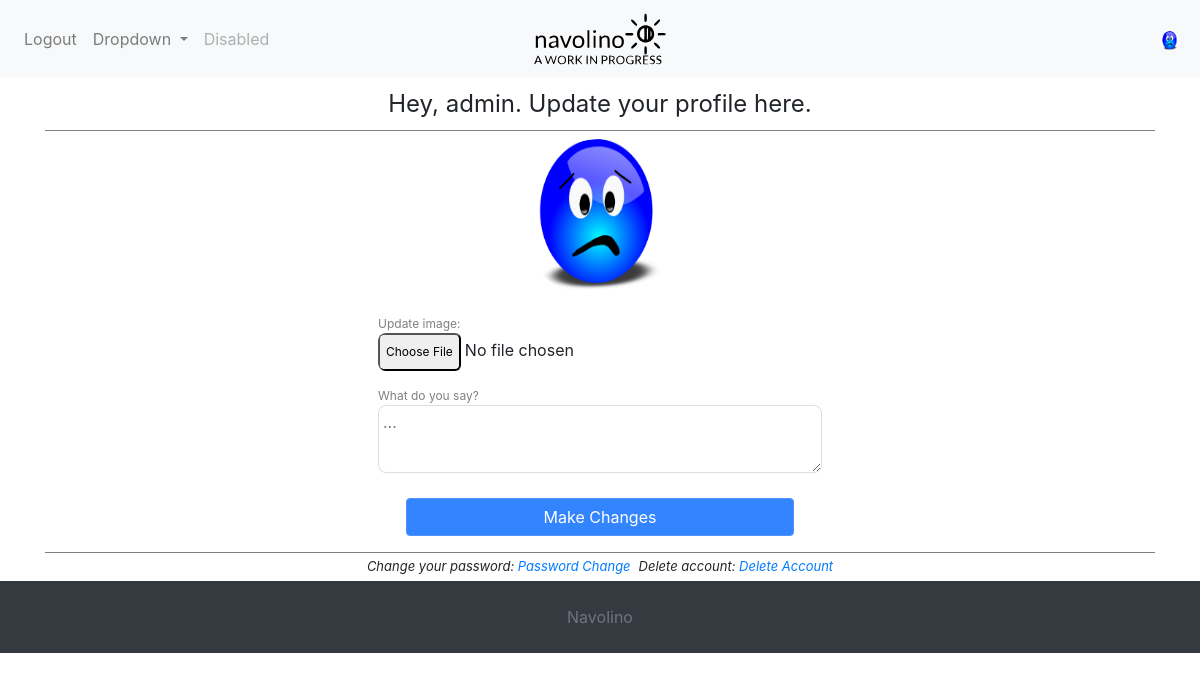
The page /private-profile/ (signed in) on the database as committed earlier.
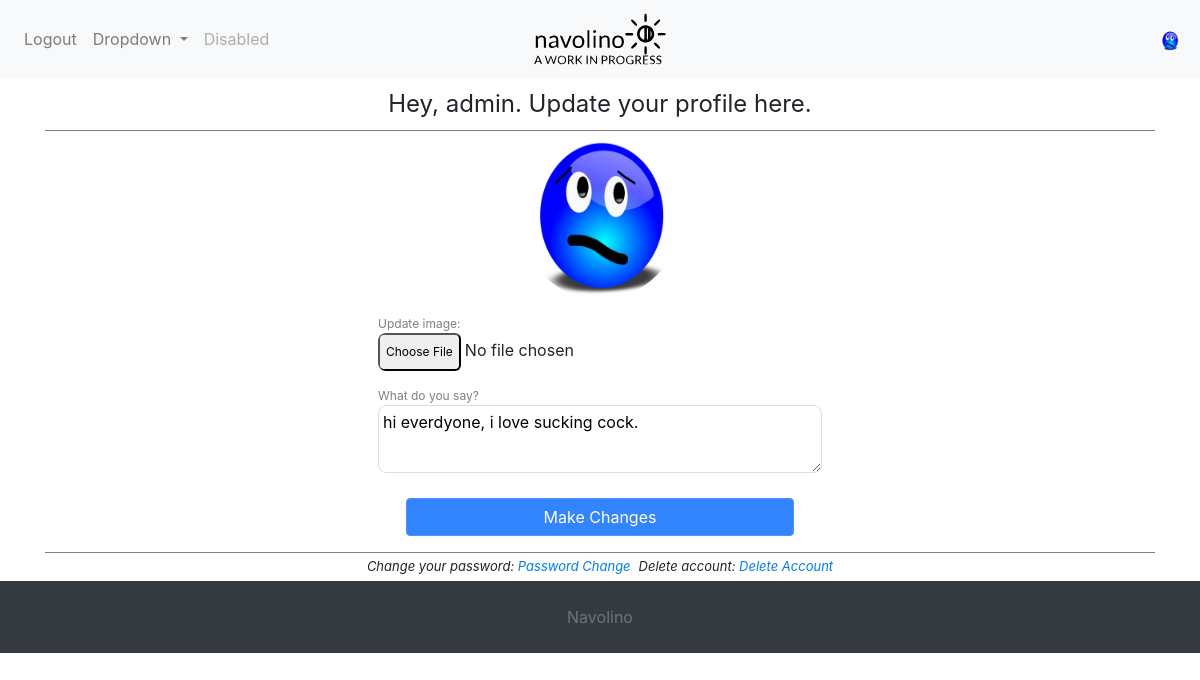
The same page on the database as committed later.
### project/apps/users/models.py (models this page shows)
class User(AbstractUser):
	is_active = models.BooleanField(_('active'), default=True)
	email = models.EmailField(_('email address'), unique=True)
	USERNAME_FIELD = 'email'
	REQUIRED_FIELDS = ['username']
	image = models.ImageField(default=variables.random_image,
		upload_to='profile_pics')
	bio = models.CharField(max_length=variables.MAX_BIO_LENGTH, blank=True,
		null =True)
	joined = models.DateTimeField(default = timezone.now)
	objects = CustomUserManager()

### project/apps/users/views.py (the view)
# urls.py: path('private-profile/', profile, name ='private_profile'),
@login_required()
def profile(request):
	if request.method == 'POST':
		user_form = UserUpdateForm(request.POST, instance=request.user)
		user_file_form = UserFileForm(request.POST, request.FILES,
			instance= request.user)
		if user_form.is_valid() and user_file_form.is_valid():
			user_form.save()
			user_file_form.save()
			messages.success(request, f'Update successful, thank you.')
			return redirect('private_profile')
	else:
		user_form = UserUpdateForm(instance =request.user)
		user_file_form = UserFileForm(instance= request.user)
	context = {'u_form': user_form,
	'p_form': user_file_form}
	return render(request, 'users/profile.html', context)

### project/apps/users/forms.py (shortened to what this page needs)
class UserUpdateForm(forms.ModelForm):
	error_messages = {
	'profanity': _("No profanity, please."),
	}
	class Meta:
		model = UserModel
		fields = ['bio']
		widgets = {'bio': forms.Textarea(attrs={'rows': 2, 'placeholder': '...'})}
		labels = {'bio': 'What do you say?'}
	def __init__(self, *args, **kwargs):
		super().__init__(*args, **kwargs)
		self.error_class=DivErrorList

class UserFileForm(forms.ModelForm):
	error_messages = {
        'invalid_image': _(
            "Select a valid image, please."
        ),
    }
	class Meta:
		model = UserModel
		fields = ['image']
		widgets = {'image': forms.FileInput({"height":"10em", "width":"10em"})}
		labels = {'image': 'Update image:'}
	def __init__(self, *args, **kwargs):
		super().__init__(*args, **kwargs)
		self.error_class=DivErrorList
		self.fields['image'].error_messages = self.error_messages

### project/customized_classes.py (called while the page is built)
	def __str__(self):
		return self.as_divs()

	def as_divs(self):
		if not self:
			return ''
		return mark_safe('<div class="errorlist">%s</div>' % ''\
		.join(['<div class="error"><i class="fa \
			fa-exclamation-triangle"></i>&nbsp;<span>%s</span></div>' % e for e in self]))

### project/processors.py (called while the page is built)
def all_categories(request):
	return {'all_categories': Category.objects.all()}

### project/apps/users/templates/users/profile.html (shortened to what this page needs)
{% extends "base.html" %}
{% block head %}
{{ block.super }}
<link rel="stylesheet" type="text/css" href="{%static 'users/css/profile.css'%}">
{% endblock head %}
{% block content %}
{% include 'users/profile_form.html'%}
{% endblock content %}

### project/templates/base.html (shortened to what this page needs)
{%load static%}
<!doctype html>
<html lang="en">
  <head>
  {% block head %}
    <link rel="stylesheet" href="https://stackpath.bootstrapcdn.com/bootstrap/4.3.1/css/bootstrap.min.css">
    <link rel="stylesheet" href="https://stackpath.bootstrapcdn.com/font-awesome/4.7.0/css/font-awesome.min.css">
    <link rel="stylesheet" type="text/css" href="{%static 'css/main.css'%}">
    <link rel="stylesheet" type="text/css" href="{%static 'css/navigation.css'%}">
  {% endblock head %}
  </head>
  <body>
    {% include "_navigation.html" %}
    {% block content %}{% endblock content%}
  </body>
{%include "_footer.html"%}
</html>

### project/templates/_navigation.html (shortened to what this page needs)
<nav class="navbar navbar-expand-lg navbar-light bg-light">
  <a class="navbar-brand" href="{% url 'blog-base' %}"><img src="{%static 'images/navolino.svg'%}" alt="Navolino"></a>
  <div class="collapse navbar-collapse fast_transition" id="navbarSupportedContent">
    <ul class="navbar-nav mr-auto">
      <li class="nav-item">
        <a class="nav-link"href="{%url 'logout'%}">Logout</a>
      </li>
      <li class="nav-item dropdown js_must">
        <a class="nav-link dropdown-toggle" href="#" id="navbarDropdown" role="button" data-toggle="dropdown" aria-haspopup="true" aria-expanded="false">
          Dropdown
        </a>
      </li>
      <li class="nav-item">
        <a class="nav-link disabled" href="#">Disabled</a>
      </li>
    </ul>
  </div>
{% if user.is_authenticated %}
<div tabindex=0 class="popover__wrapper">
    <img class="nav_img rounded-circle nav_popover" src="{{user.image.url}}" alt="Profile">
  </div>
{% endif %}
</nav>

### project/apps/users/templates/users/profile_form.html (shortened to what this page needs)
<div class="container">
  <form id="profile_form" class = "primary_form js_must" method="POST" enctype = "multipart/form-data">{%csrf_token%}
    <fieldset class="form-group">
      <legend class="form_legend p-2">
        <span>Hey, {{user.username}}. Update your profile here.</span>
      </legend>
      <div class="d-flex justify-content-center">
        <img class="profile_img rounded-circle" src="{{user.image.url}}">
      </div>
      {% for field in p_form %}{% if field.field.required %}
      <div class="form-group required">{% else %}
      <div class="form-group">{% endif %}
        <div>
          <div class="help">{{ field.label_tag }}</div>
        </div>
        <div class= "field_div">
          {{ field }}
        </div>
      </div>{% endfor %}
      {% for field in u_form %}{% if field.field.required %}
      <div class="form-group required">{% else %}
      <div class="form-group">{% endif %}
        <div>
          <div class="help">{{ field.label_tag }}</div>
        </div>
        <div class= "field_div">
          {{ field }}
        </div>
      </div>{% endfor %}
      <div class="form-group">
        <div class="g-recaptcha d-flex justify-content-center" id="recaptcha_v2" style = "display:none"></div>
        <button id="submit_primary"class="btn btn-primary" type="Update">Make Changes</button>
      </div>
    </fieldset>
    <div class="d-flex justify-content-center">
      <div class="row link_flow">
        <i class="p-1">Change your password: <a href="{%url 'password_change'%}">Password Change</a></i>
        <i class="p-1">Delete account: <a href="{%url 'password_reset'%}">Delete Account</a></i>
      </div>
    </div>
  </form>
</div>

### project/templates/_footer.html
<footer class="py-4 bg-dark flex-shrink-0">
    <div class="container text-center">
      <a href="https://bootstrapious.com/snippets" class="text-muted">Navolino</a>
    </div>
  </footer>

### project/static/css/main.css (style rules this page uses)
body { background-color: white; }
.btn-primary { background-color: #3385ff; color:white; border-color:#4d94ff; width:85%; margin-right:auto; margin-left:auto; display:flex; justify-content: center; }
.primary_form { width:100%; }
.primary_form input, .primary_form textarea { border-radius: .5em; border: 1px solid #DDDDDD; }
.primary_form label { padding-bottom:0; padding-top:0; margin-bottom:0px; padding-left: 5%; }
.primary_form input, .primary_form textarea, .primary_form .error { width:90%; margin-right: auto; margin-left: auto; margin-top:0px; padding-top:0px; line-height:2em; box-sizing: border-box; }
.primary_form input, .primary_form textarea { padding-left: .25em; }
.field_div { display:flex; position:relative; width:100%; }
.primary_form .link_flow { font-size:small; }
.form_legend { border-bottom: 1px solid gray; text-align:center; }
.primary_form fieldset { border-bottom: 1px solid gray; margin-bottom:0; }
#recaptcha_v2 { padding-bottom: 5px; }
.help { font-size: 12px; color: gray; }
input::placeholder { text-align: center; }
.fast_transition { -webkit-transition: height 0.01s; -moz-transition: height 0.01s; -ms-transition: height 0.01s; -o-transition: height 0.01s; transition: height 0.01s; }
@media only screen and (min-width: 480px) { .primary_form label, .form_details ul { padding-left: 7.5%; } }
@media only screen and (min-width: 480px) { .primary_form input, .primary_form textarea, .primary_form .error { width:85%; } }
@media only screen and (min-width: 480px) { .btn-primary:enabled { width:80%; } }
@media only screen and (min-width: 576px) { .primary_form label, .form_details ul { padding-left: 10%; } }
@media only screen and (min-width: 576px) { .primary_form input, .primary_form textarea, .primary_form .error { width:80%; } }
@media only screen and (min-width: 576px) { .btn-primary:enabled { width:75%; } }
@media only screen and (min-width: 767.98px) { .primary_form label, .form_details ul { padding-left: 20%; } }
@media only screen and (min-width: 767.98px) { .primary_form input, .primary_form textarea, .primary_form .error { width:60%; } }
@media only screen and (min-width: 767.98px) { .btn-primary:enabled { width:55%; } }
@media only screen and (min-width: 991.98px) { .primary_form label, .form_details ul { padding-left: 25%; } }
@media only screen and (min-width: 991.98px) { .primary_form input, .primary_form textarea, .primary_form .error { width:50%; } }
@media only screen and (min-width: 991.98px) { .btn-primary:enabled { width:45%; } }
@media only screen and (min-width: 1199.98px) { .primary_form label, .form_details ul { padding-left: 30%; } }
@media only screen and (min-width: 1199.98px) { .primary_form input, .primary_form textarea, .primary_form .error { width:40%; } }
@media only screen and (min-width: 1199.98px) { .btn-primary:enabled { width:35%; } }

### project/static/css/navigation.css (style rules this page uses)
.navbar { height:78px; }
.navbar-brand { position: absolute; left: 50%; transform:translateX(-50%); display: block; }
.nav_img { height:1em; width:1em; }
.popover__wrapper { position: absolute; left: 100%; transform:translateX(-200%); display: block; z-index: 1000; }
.nav_popover { font-size:1.25em; }

### project/apps/users/static/users/css/profile.css (style rules this page uses)
.primary_form input[type=file], .primary_form input[type=file]:hover, .primary_form input[type=file]:visited .primary_form input[type=file]:active { border:none; padding:0; overflow: hidden; box-shadow:none; }
.profile_img { height:10em; width:10em; }

Rows that differ between the two databases and show on the page:
changed User "admin": image: a different picture; bio (not shown) → "hi everdyone, i love sucking cock."
